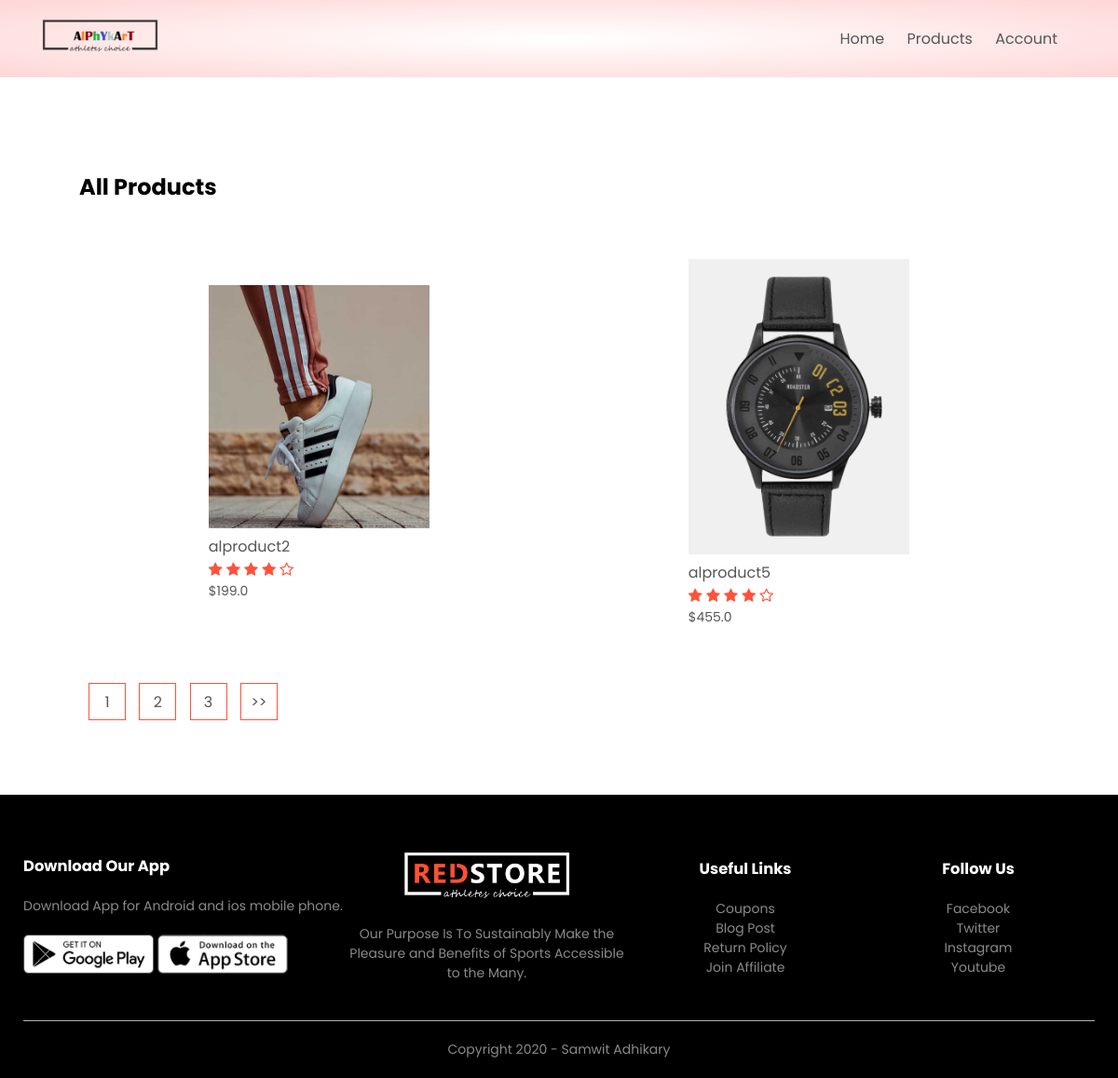
Page /product_list/ on the committed database.
### products/models.py (models this page shows, shortened)
class Product(models.Model):
    LIVE=1
    DELETE=0
    DELETE_CHOICES=((LIVE,'Live'),(DELETE,'Delete'))
    title=models.CharField(max_length=200)
    price=models.FloatField()
    description=models.TextField()
    image=models.ImageField(upload_to='media/')
    priority=models.IntegerField(default=0)
    delete_status=models.IntegerField(choices=DELETE_CHOICES,default=LIVE)
    created_at=models.DateTimeField(auto_now_add=True)
    updated_at=models.DateTimeField(auto_now=True)

### products/views.py (the view)
# urls.py: path('product_list/',views.list_products,name='list_product'),
def list_products(request):
    page=1
    if request.GET:
        page=request.GET.get('page',1)
    product_list=Product.objects.order_by('-priority')
    product_paginator=Paginator(product_list,2)
    product_list=product_paginator.get_page(page)
    context={'products':product_list}
    return render(request,'products.html',context)

### products/templatetags/chunks.py (called while the page is built)
@register.filter(name='chunks')
def chunks(list_data,chunk_size):
    chunk=[]
    i=0
    for data in list_data:
        chunk.append(data)
        i=i+1
        if i==chunk_size:
            yield chunk
            i=0
            chunk=[]
    if chunk:
        yield chunk

### templates/products.html
{% extends 'blank_layout.html' %}
{% block content %}
{% include 'products_list.html' %}
{% endblock content %}

### templates/blank_layout.html (shortened to what this page needs)
{% load static %}
<!DOCTYPE html>
<html lang="en">
<head>
    <link rel="stylesheet" href="{% static 'css/style.css' %}">
    <link rel="stylesheet" href="https://stackpath.bootstrapcdn.com/font-awesome/4.7.0/css/font-awesome.min.css">
</head>
<body>
    <div class="header">
        <div class="container">
            {% include 'menu.html' %}
        </div>
    </div>
    {% block content %}{% endblock content %}
    <div class="footer">
        <div class="container">
            <div class="row">
                <div class="footer-col-1">
                    <h3>Download Our App</h3>
                    <p>Download App for Android and ios mobile phone.</p>
                    <div class="app-logo">
                        <img src="{% static 'images/play-store.png' %}">
                        <img src="{% static 'images/app-store.png' %}">
                    </div>
                </div>
                <div class="footer-col-2">
                    <img src="{% static 'images/logo-white.png' %}">
                    <p>Our Purpose Is To Sustainably Make the Pleasure and Benefits of Sports Accessible to the Many.
                    </p>
                </div>
                <div class="footer-col-3">
                    <h3>Useful Links</h3>
                    <ul>
                        <li>Coupons</li>
                        <li>Blog Post</li>
                        <li>Return Policy</li>
                        <li>Join Affiliate</li>
                    </ul>
                </div>
                <div class="footer-col-4">
                    <h3>Follow Us</h3>
                    <ul>
                        <li>Facebook</li>
                        <li>Twitter</li>
                        <li>Instagram</li>
                        <li>Youtube</li>
                    </ul>
                </div>
            </div>
            <hr>
            <p class="copyright">Copyright 2020 - Samwit Adhikary</p>
        </div>
    </div>
</body>
</html>

### templates/menu.html (shortened to what this page needs)
{% load static %}
<div class="navbar">
    <div class="logo">
        <a href="index.html"><img src="{% static 'images/logo.png' %}" alt="logo" width="125px"></a>
    </div>
    <nav>
        <ul id="MenuItems">
            <li><a href="{% url 'home' %}">Home</a></li>
            <li><a href="{% url 'list_product' %}">Products</a></li>
            {% if not user.is_authenticated %}
            <li><a href="{% url 'account' %}">Account</a></li>
            {% else %}
            <li><a href="{% url 'orders' %}">Orders</a></li>
            <li><a href="{% url 'logout' %}">Logout</a></li>
            {% endif %}
        </ul>
    </nav>
</div>

### templates/banner_layout.html (shortened to what this page needs)
{% load static %}

### templates/products_list.html (shortened to what this page needs)
{% load static %}
{% load chunks %}
<div class="small-container">
    <div class="row row-2">
        <h2>All Products</h2>
    </div>
    {% for product_chunks in products|chunks:4 %}
    <div class="row">
        {% for product in product_chunks %}
        <div class="col-4">
            <a href="{% url 'detail_product' product.id %}"> <img src="{{ product.image.url }}"> </a>
            <h4>{{ product.title }}</h4>
            <div class="rating">
                <i class="fa fa-star"></i>
                <i class="fa fa-star"></i>
                <i class="fa fa-star"></i>
                <i class="fa fa-star"></i>
                <i class="fa fa-star-o"></i>
            </div>
            <p>${{ product.price }} </p>
        </div>
        {% endfor %}
    </div>
    {% endfor %}
    <div class="page-btn">
        {% for i in products.paginator.page_range %}
        <a href="?page={{i}}"><span>{{i}}</span></a>
        {% endfor %}
        {% if products.has_next %}
        <a href="?page={{ products.next_page_number }}"><span>>></span></a>
        {% endif %}
    </div>
</div>

### static/css/style.css (style rules this page uses)
* { margin: 0; padding: 0; box-sizing: border-box; }
body { font-family: 'Poppins', sans-serif; }
.navbar { display: flex; align-items: center; padding: 20px; }
nav { flex: 1; text-align: right; }
nav ul { display: inline-block; list-style-type: none; }
nav ul li { display: inline-block; margin-right: 20px; }
a { text-decoration: none; color: #555; }
p { color: #555; }
.container { max-width: 1300px; margin: auto; padding-left: 25px; padding-right: 25px; }
.row { display: flex; align-items: center; flex-wrap: wrap; justify-content: space-around; }
.header { background: radial-gradient(#fff,#ffd6d6); }
.small-container { max-width: 1080px; margin: auto; padding-left: 25px; padding-right: 25px; }
.col-4 { flex-basis: 25%; padding: 10px; min-width: 200px; margin-bottom: 50px; transition: transform 0.5s; }
.col-4 img { width: 100%; }
h4 { color: #555; font-weight: normal; }
.col-4 p { font-size: 14px; }
.rating .fa { color: #ff523b; }
.footer { background: black; color: #8a8a8a; font-size: 14px; padding: 60px 0 20px; }
.footer p { color: #8a8a8a; }
.footer h3 { color: #fff; margin-bottom: 20px; }
.footer-col-1, .footer-col-2, .footer-col-3, .footer-col-4 { min-width: 250px; margin-bottom: 20px; }
.footer-col-1 { flex-basis: 30%; }
.footer-col-2 { flex: 1; text-align: center; }
.footer-col-2 img { width: 180px; margin-bottom: 20px; }
.footer-col-3, .footer-col-4 { flex-basis: 12%; text-align: center; }
ul { list-style-type: none; }
.app-logo { margin-top: 20px; }
.app-logo img { width: 140px; }
.footer hr { border: none; background: #b5b5b5; height: 1px; margin: 20px 0; }
.copyright { text-align: center; }
.row-2 { justify-content: space-between; margin: 100px auto 50px; }
.page-btn { margin: 0 auto 80px; }
.page-btn span { display: inline-block; border: 1px solid #ff523b; margin-left: 10px; width: 40px; height: 40px; text-align: center; line-height: 40px; cursor: pointer; }

### rows in the picture
Product: image (picture), title "alproduct2", price "199.0"
Product: image (picture), title "alproduct5", price "455.0"

### other values in the picture
{{ i }} "1" "2" "3"
